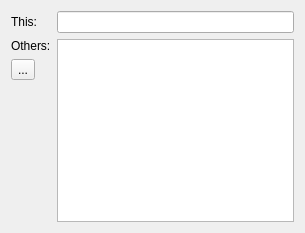
<?xml version="1.0" encoding="UTF-8"?>
<ui version="4.0">
 <class>COtherSwiftVersionsComponent</class>
 <widget class="QFrame" name="COtherSwiftVersionsComponent">
  <property name="geometry">
   <rect>
    <x>0</x>
    <y>0</y>
    <width>305</width>
    <height>233</height>
   </rect>
  </property>
  <property name="windowTitle">
   <string>Other swift versions</string>
  </property>
  <layout class="QFormLayout" name="fl_OtherSwiftVersions">
   <item row="0" column="0">
    <widget class="QLabel" name="lbl_ThisVersion">
     <property name="text">
      <string>This:</string>
     </property>
    </widget>
   </item>
   <item row="0" column="1">
    <widget class="QLineEdit" name="le_ThisVersion">
     <property name="readOnly">
      <bool>true</bool>
     </property>
    </widget>
   </item>
   <item row="1" column="0">
    <widget class="QWidget" name="wi_OtherVersions" native="true">
     <layout class="QVBoxLayout" name="vl_OtherVersions">
      <property name="leftMargin">
       <number>0</number>
      </property>
      <property name="topMargin">
       <number>0</number>
      </property>
      <property name="rightMargin">
       <number>0</number>
      </property>
      <property name="bottomMargin">
       <number>0</number>
      </property>
      <item>
       <widget class="QLabel" name="lbl_OtherVersions">
        <property name="text">
         <string>Others:</string>
        </property>
       </widget>
      </item>
      <item>
       <widget class="QToolButton" name="tb_DataDir">
        <property name="toolTip">
         <string>data directory</string>
        </property>
        <property name="text">
         <string>...</string>
        </property>
        <property name="icon">
         <iconset resource="../../misc/misc.qrc">
          <normaloff>:/diagona/icons/diagona/icons/folder--plus.png</normaloff>:/diagona/icons/diagona/icons/folder--plus.png</iconset>
        </property>
       </widget>
      </item>
      <item>
       <spacer name="vs_OtherVersions">
        <property name="orientation">
         <enum>Qt::Vertical</enum>
        </property>
        <property name="sizeHint" stdset="0">
         <size>
          <width>20</width>
          <height>40</height>
         </size>
        </property>
       </spacer>
      </item>
     </layout>
    </widget>
   </item>
   <item row="1" column="1">
    <widget class="swift::gui::views::CApplicationInfoView" name="tvp_ApplicationInfo">
     <property name="selectionMode">
      <enum>QAbstractItemView::SingleSelection</enum>
     </property>
     <property name="selectionBehavior">
      <enum>QAbstractItemView::SelectRows</enum>
     </property>
     <attribute name="verticalHeaderVisible">
      <bool>false</bool>
     </attribute>
    </widget>
   </item>
  </layout>
 </widget>
 <customwidgets>
  <customwidget>
   <class>swift::gui::views::CApplicationInfoView</class>
   <extends>QTableView</extends>
   <header>gui/views/applicationinfoview.h</header>
  </customwidget>
 </customwidgets>
 <tabstops>
  <tabstop>tb_DataDir</tabstop>
  <tabstop>le_ThisVersion</tabstop>
  <tabstop>tvp_ApplicationInfo</tabstop>
 </tabstops>
 <resources>
  <include location="../../misc/misc.qrc"/>
 </resources>
 <connections/>
</ui>
